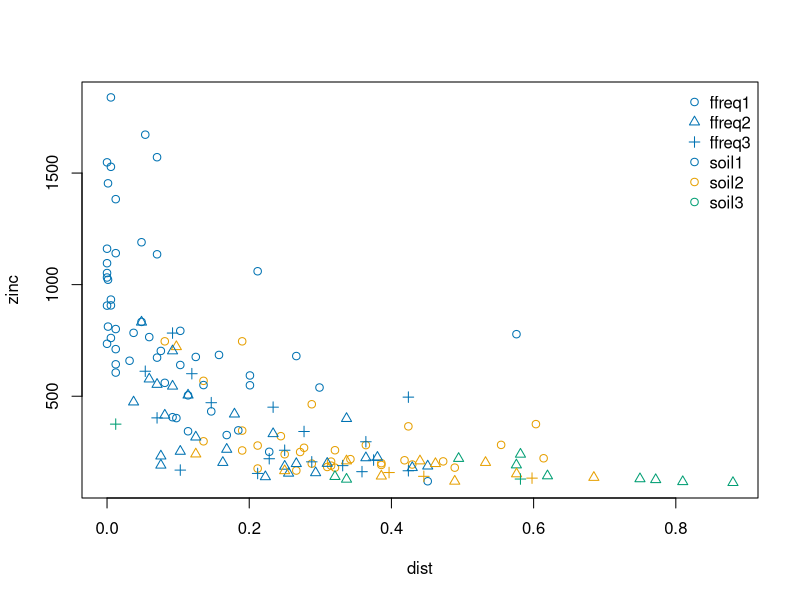
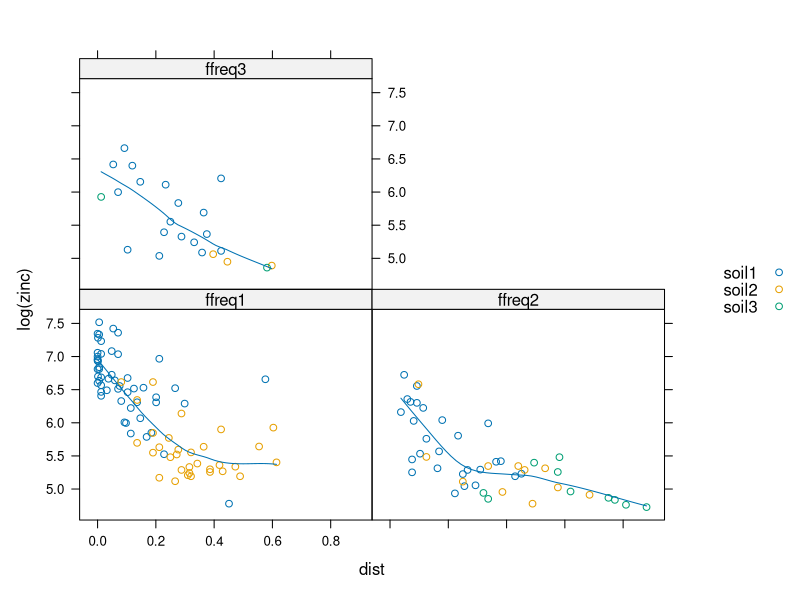

Source code (R) for these figures, in order:
library(sp)
data(meuse, package="sp")
levels(meuse$ffreq) <- paste("ffreq", levels(meuse$ffreq), sep="")
levels(meuse$soil) <- paste("soil", levels(meuse$soil), sep="")
str(meuse)
library(lattice)
palette(trellis.par.get("superpose.symbol")$col)
plot(zinc~dist, meuse, pch=as.integer(ffreq), col=soil)

legend("topright", col=c(rep(1, nlevels(meuse$ffreq)), 1:nlevels(meuse$soil)),
       pch=c(1:nlevels(meuse$ffreq), rep(1, nlevels(meuse$soil))), bty="n",
       legend=c(levels(meuse$ffreq), levels(meuse$soil)))
              
xyplot(log(zinc)~dist | ffreq, meuse, groups=soil, panel=function(x, y, ...)
  {
  panel.xyplot(x, y, ...)
  panel.loess(x, y, ...)
  }, 
auto.key=TRUE)
